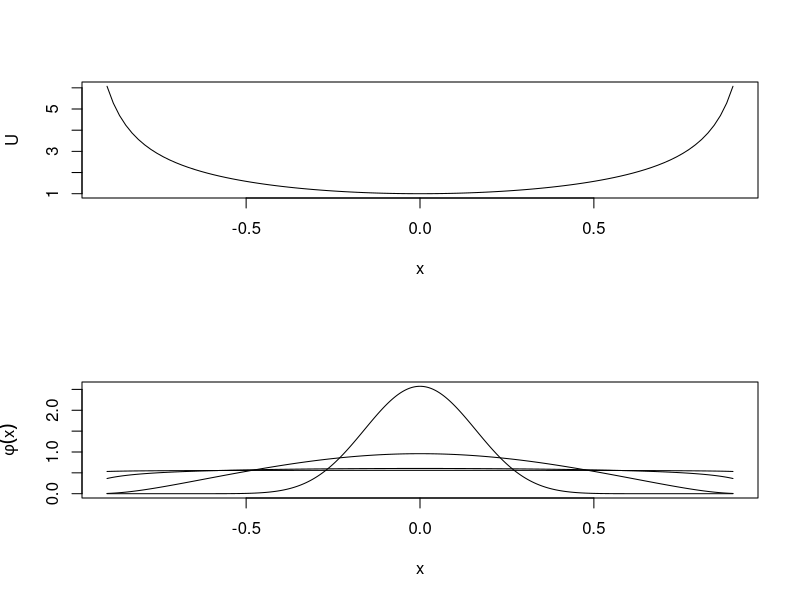

Here is the R script that generated this plot:
# Figure to draw potential well

# The potential
U <- function(x) x^2 + 1/(1-x^2)

# Range of diffusivities (corr. to inverse temperatures)

Ds <- c(0.1,1,10,100)

xmin <- -0.9
xmax <- 0.9


par(mfrow=c(2,1))

plot(U,from=xmin,to=xmax)

Xgrid <- seq(xmin,xmax,length=1000)

phi <- exp(-U(Xgrid)/Ds[1])
phi <- phi / sum(phi) / (xmax-xmin) * length(phi)

plot(Xgrid,phi,type="l",xlab="x",ylab=expression(phi(x)))

print(max(phi))

for(D in Ds[-1])
{
  phi <- exp(-U(Xgrid)/D) / length(Xgrid) / (xmax-xmin)

  phi <- phi / sum(phi) / (xmax-xmin) * length(phi)

  lines(Xgrid,phi)

  print(max(phi))

}

